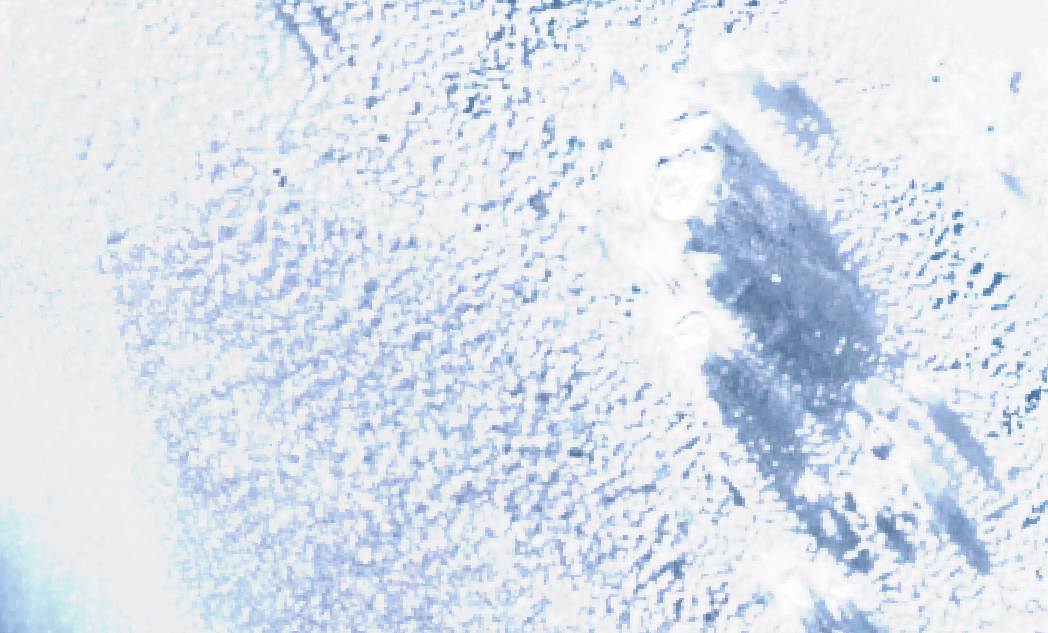
#> input picture planet-unet/new_image/2019-05-08-00_00_2019-05-08-23_59_Sentinel-2_L1C_True_Color.png, 1048 x 633 px; its folder holds only this picture in this run
$ python predict_new_images.py
#> lines starting #> are read from the running program, lines starting #| are printed output that depends on the picture
### planet-unet/tf_unet/tf_unet/unet.py
# tf_unet is free software: you can redistribute it and/or modify
# it under the terms of the GNU General Public License as published by
# the Free Software Foundation, either version 3 of the License, or
# (at your option) any later version.
#
# tf_unet is distributed in the hope that it will be useful,
# but WITHOUT ANY WARRANTY; without even the implied warranty of
# MERCHANTABILITY or FITNESS FOR A PARTICULAR PURPOSE.  See the
# GNU General Public License for more details.
#
# You should have received a copy of the GNU General Public License
# along with tf_unet.  If not, see <http://www.gnu.org/licenses/>.


'''
Created on Jul 28, 2016

author: jakeret

modified: S Rezvanbehbahani & R Keramati
'''
from __future__ import print_function, division, absolute_import, unicode_literals

import os
import shutil
import numpy as np
from collections import OrderedDict
from skimage.segmentation import find_boundaries
import logging
import matplotlib.pyplot as plt

import tensorflow.compat.v1 as tf
tf.disable_v2_behavior()

from tf_unet import util
from tf_unet.layers import (weight_variable, weight_variable_devonc, bias_variable,
                            conv2d, deconv2d, max_pool, crop_and_concat, pixel_wise_softmax,
                            cross_entropy)

logging.basicConfig(level=logging.INFO, format='%(asctime)s %(message)s')

trainable = False
# [139 lines left out: function create_conv_net, not called in this run]


class Unet(object):
    """
    A unet implementation

    :param channels: number of channels in the input image
    :param n_class: number of output labels
    :param cost: (optional) name of the cost function. Default is 'cross_entropy'
    :param cost_kwargs: (optional) kwargs passed to the cost function. See Unet._get_cost for more options
    """

    def __init__(self, channels, n_class, cost="cross_entropy", cost_kwargs={}, **kwargs):
        tf.reset_default_graph()

        self.n_class = n_class
        self.summaries = kwargs.get("summaries", True)

        self.x = tf.placeholder("float", shape=[None, None, None, channels], name="x")
        self.y = tf.placeholder("float", shape=[None, None, None, n_class], name="y")
        self.w = tf.placeholder("float", shape=[None, None, None, 1], name="w")

        self.keep_prob = tf.placeholder(tf.float32, name="dropout_probability")  # dropout (keep probability)

        logits, self.variables, self.offset = create_conv_net(self.x, self.keep_prob, channels, n_class, **kwargs)

        self.cost, self.unaveraged_cost = self._get_cost(logits, cost, cost_kwargs)

        self.gradients_node = tf.gradients(self.cost, self.variables)

        with tf.name_scope("cross_entropy"):
            self.cross_entropy = cross_entropy(tf.reshape(self.y, [-1, n_class]),
                                               tf.reshape(pixel_wise_softmax(logits), [-1, n_class]))

        with tf.name_scope("results"):
            self.predictor = pixel_wise_softmax(logits)
            self.correct_pred = tf.equal(tf.argmax(self.predictor, 3), tf.argmax(self.y, 3))
            self.accuracy = tf.reduce_mean(tf.cast(self.correct_pred, tf.float32))

    # [215 lines left out: functions _get_cost, predict_with_cost, batch_predict, predict, save, restore, not called in this run]


class Trainer(object):
    """
    Trains a unet instance

    :param net: the unet instance to train
    :param batch_size: size of training batch
    :param validation_batch_size: size of validation batch
    :param norm_grads: (optional) true if normalized gradients should be added to the summaries
    :param optimizer: (optional) name of the optimizer to use (momentum or adam)
    :param opt_kwargs: (optional) kwargs passed to the learning rate (momentum opt) and to the optimizer

    """

    # [219 lines left out: functions __init__, _get_optimizer, _initialize, train, store_prediction, not called in this run]

    def output_epoch_stats(self, epoch, total_loss, training_iters, lr):
        logging.info(
            "Epoch {:}, Average loss: {:.4f}, learning rate: {:.4f}".format(epoch, (total_loss / training_iters), lr))

    # [80 lines left out: functions output_minibatch_stats, return_minibatch_stats, _update_avg_gradients, error_rate, get_image_summary, not called in this run]

### planet-unet/predict_new_images.py
#!/usr/bin/env python
"""
predict_new_images.py

Implements the paper's tiling pipeline on arbitrary satellite images:

  1. Convert input image to 3-channel RGB
  2. Tile into 650x650 sub-images with 50px overlap
  3. Zero-pad each tile to 768x768 (original tile centered)
  4. Run U-Net on every 768x768 tile
  5. Extract the inner 650x650 from each prediction output
  6. Stitch tiles back using max-pixel value on overlapping regions
  7. Draw contour polygons on the original-resolution image → new_image_polygon/

Supported input formats: PNG, JPG/JPEG, TIF/TIFF
Output: one *_polygons.png per input image at original resolution.

Usage:
    python predict_new_images.py
    python predict_new_images.py --input my_dir/ --output my_out/ --threshold 0.75
"""

import argparse
import os
import sys

import numpy as np
from PIL import Image, ImageDraw
from skimage.measure import find_contours
import tensorflow.compat.v1 as tf
tf.disable_v2_behavior()
#> (this line was passed over: tensorflow is not available in this run)

ROOT_DIR = os.path.abspath(os.path.join(os.path.dirname(__file__), "tf_unet"))
sys.path.append(ROOT_DIR)
from tf_unet import unet

# ── constants (match paper) ───────────────────────────────────────────────────
MODEL_DIR         = os.environ.get("MODEL_DIR", "./out_paths/out_path_20191008-adam_l4-f64-dp75_Sentinel")
INPUT_DIR         = "new_image"
OUTPUT_DIR        = "new_image_polygon"
TILE_SIZE         = 650    # paper: break mosaic into 650x650 sub-images
OVERLAP           = 50     # paper: 50px overlap in both directions
PAD_SIZE          = 768    # paper: zero-pad to 768x768 before U-Net
DEFAULT_THRESHOLD = 0.75   # paper: pixels >75% probability = iceberg
SUPPORTED_EXT     = {".png", ".jpg", ".jpeg", ".tif", ".tiff"}

# U-Net valid convolutions shrink 768→676; the 650x650 content sits at offset
# (59,59) in the 768x768 canvas, so in prediction space it starts at 59-46=13
PAD_OFFSET   = (PAD_SIZE - TILE_SIZE) // 2   # = 59  (pixels of zero padding)
UNET_BORDER  = 46                             # = (768 - 676) // 2
PRED_OFFSET  = PAD_OFFSET - UNET_BORDER       # = 13  (where 650x650 starts in 676x676)
# ──────────────────────────────────────────────────────────────────────────────


def parse_args():
    p = argparse.ArgumentParser(description="Predict icebergs in arbitrary satellite images")
    p.add_argument("--input",     default=INPUT_DIR,        help="Directory of input images")
    p.add_argument("--output",    default=OUTPUT_DIR,       help="Directory for polygon overlay outputs")
    p.add_argument("--model",     default=MODEL_DIR,        help="Path to trained model checkpoint directory")
    p.add_argument("--threshold", type=float, default=DEFAULT_THRESHOLD,
                   help="Confidence threshold (default: {})".format(DEFAULT_THRESHOLD))
    return p.parse_args()


# ── step 1: load & convert to RGB ────────────────────────────────────────────

def load_rgb(img_path):
    """Load any image and return a float32 RGB numpy array + original PIL image."""
    original = Image.open(img_path)
    rgb = original.convert("RGB")
    return np.array(rgb, dtype=np.float32), original


# ── step 2: tile into 650x650 with 50px overlap ───────────────────────────────

def make_tiles(img_arr):
    """Break (H, W, 3) image into 650x650 tiles with 50px overlap.

    Returns:
        tiles     : list of float32 arrays (650, 650, 3)
        positions : list of (row_start, col_start) in the original image
    """
    H, W = img_arr.shape[:2]
    step = TILE_SIZE - OVERLAP   # = 600

    tiles, positions = [], []
    r = 0
    while r < H:
        r_end = min(r + TILE_SIZE, H)
        r_start = r_end - TILE_SIZE   # keep full tile by shifting start if near edge
        if r_start < 0:
            r_start = 0

        c = 0
        while c < W:
            c_end = min(c + TILE_SIZE, W)
            c_start = c_end - TILE_SIZE
            if c_start < 0:
                c_start = 0

            tile = img_arr[r_start:r_start + TILE_SIZE, c_start:c_start + TILE_SIZE]

            # If the image is smaller than TILE_SIZE in either dim, zero-pad the tile itself
            if tile.shape[0] < TILE_SIZE or tile.shape[1] < TILE_SIZE:
                padded = np.zeros((TILE_SIZE, TILE_SIZE, 3), dtype=np.float32)
                padded[:tile.shape[0], :tile.shape[1]] = tile
                tile = padded

            tiles.append(tile)
            positions.append((r_start, c_start))

            if c_end >= W:
                break
            c += step

        if r_end >= H:
            break
        r += step

    return tiles, positions


# ── step 3: zero-pad each 650x650 tile to 768x768 ────────────────────────────

def pad_tile(tile):
    """Center a 650x650 tile in a 768x768 zero canvas."""
    canvas = np.zeros((PAD_SIZE, PAD_SIZE, 3), dtype=np.float32)
    canvas[PAD_OFFSET:PAD_OFFSET + TILE_SIZE,
           PAD_OFFSET:PAD_OFFSET + TILE_SIZE] = tile
    return canvas


def normalize(arr):
    """Normalize float32 array to [0, 1] (matches BaseDataProvider._process_data)."""
    arr = np.clip(np.fabs(arr), 0, np.inf)
    arr -= arr.min()
    if arr.max() != 0:
        arr /= arr.max()
    return arr


# ── steps 4 & 5: U-Net predict, extract inner 650x650 ────────────────────────

def run_prediction(padded_tiles, model_dir):
    """Run U-Net on a batch of 768x768 padded tiles.

    Returns:
        List of (650, 650) float32 iceberg-probability arrays — one per tile,
        with the inner 650x650 extracted from the 676x676 U-Net output.
    """
    batch_x = np.stack([normalize(t) for t in padded_tiles], axis=0)

    net = unet.Unet(layers=4, features_root=64, channels=3, n_class=2,
                    cost="weighted_cross_entropy")

    checkpoint = tf.train.latest_checkpoint(model_dir)
    if checkpoint is None:
        raise RuntimeError("No model checkpoint found in: {}".format(model_dir))

    # predictions shape: (N, 676, 676, 2)
    predictions = net.batch_predict(checkpoint, batch_x, max_batch=6)

    # Extract the 650x650 region that corresponds to the original tile content.
    # In 676x676 prediction space, the tile content starts at PRED_OFFSET (=13).
    extracted = []
    for i in range(len(padded_tiles)):
        prob = predictions[i, ..., 1]   # iceberg probability channel
        inner = prob[PRED_OFFSET:PRED_OFFSET + TILE_SIZE,
                     PRED_OFFSET:PRED_OFFSET + TILE_SIZE]
        extracted.append(inner)

    return extracted


# ── step 6: stitch tiles back with max-pixel merge ───────────────────────────

def stitch_tiles(tile_probs, positions, img_shape):
    """Merge prediction tiles into a full-image probability map.

    Overlapping pixels take the maximum predicted probability (paper method).

    Args:
        tile_probs : list of (650, 650) float32 arrays
        positions  : list of (row_start, col_start) matching tile_probs
        img_shape  : (H, W) of the original image

    Returns:
        prob_map : float32 ndarray (H, W) — merged iceberg probabilities
    """
    H, W = img_shape
    prob_map = np.zeros((H, W), dtype=np.float32)

    for prob, (r0, c0) in zip(tile_probs, positions):
        r1 = min(r0 + TILE_SIZE, H)
        c1 = min(c0 + TILE_SIZE, W)
        h  = r1 - r0
        w  = c1 - c0
        prob_map[r0:r1, c0:c1] = np.maximum(prob_map[r0:r1, c0:c1], prob[:h, :w])

    return prob_map


# ── step 7: draw polygon contours on original image ───────────────────────────

def draw_polygons(original_pil, prob_map, threshold):
    """Threshold the probability map, trace contours, draw red outlines."""
    contours = find_contours(prob_map > threshold, fully_connected="high")

    out_img = original_pil.convert("RGB")
    draw    = ImageDraw.Draw(out_img)

    for contour in contours:
        # contour coords are already in original image pixel space
        pts = [(float(c), float(r)) for r, c in contour]
        if len(pts) < 2:
            continue
        draw.line(pts + [pts[0]], fill=(255, 0, 0), width=3)

    return out_img


# ── main ──────────────────────────────────────────────────────────────────────

def main():
    args = parse_args()

    if not os.path.isdir(args.input):
        print("Input directory '{}' not found. Create it and add satellite images.".format(args.input))
        sys.exit(1)

    image_files = sorted(
        f for f in os.listdir(args.input)
        if os.path.splitext(f)[1].lower() in SUPPORTED_EXT
    )

    if not image_files:
        print("No images found in '{}'. Supported: {}".format(
              args.input, ", ".join(sorted(SUPPORTED_EXT))))
        sys.exit(1)

    print("Found {} image(s) in '{}'".format(len(image_files), args.input))
    os.makedirs(args.output, exist_ok=True)

    for fname in image_files:
        fpath = os.path.join(args.input, fname)
        print("\n[{}]".format(fname))

        # Step 1
        img_arr, original_pil = load_rgb(fpath)
#> in load_rgb, original is the input picture: PIL image 1048x633 RGBA; mean R, G, B, A 219.1, 226.6, 237, 255
        H, W = img_arr.shape[:2]
        orig_mode = Image.open(fpath).mode
        print("  Size: {}x{}  Mode: {}".format(W, H, orig_mode))

        # Step 2
        tiles, positions = make_tiles(img_arr)
        print("  Tiled into {} tiles ({}x{}, {}px overlap)".format(
              len(tiles), TILE_SIZE, TILE_SIZE, OVERLAP))

        # Step 3
        padded_tiles = [pad_tile(t) for t in tiles]

        # Steps 4 & 5
        print("  Running U-Net on {} tiles...".format(len(padded_tiles)))
        tile_probs = run_prediction(padded_tiles, args.model)

        # Step 6
        prob_map = stitch_tiles(tile_probs, positions, (H, W))
        print("  Stitched probability map: {}x{}".format(prob_map.shape[1], prob_map.shape[0]))

        # Step 7
        out_img  = draw_polygons(original_pil, prob_map, args.threshold)
        n_poly   = len(find_contours(prob_map > args.threshold, fully_connected="high"))
        out_name = os.path.splitext(fname)[0] + "_polygons.png"
        out_path = os.path.join(args.output, out_name)
        out_img.save(out_path)
        print("  Saved: {}  ({} polygon(s) detected)".format(out_name, n_poly))

    print("\nDone. Outputs in '{}'".format(args.output))


if __name__ == "__main__":
    main()
#> in main, `orig_mode = Image.open(fpath).mode`: orig_mode = 'RGBA'
#|   Size: 1048x633  Mode: RGBA
#> after the loop in make_tiles, `while r < H:`:
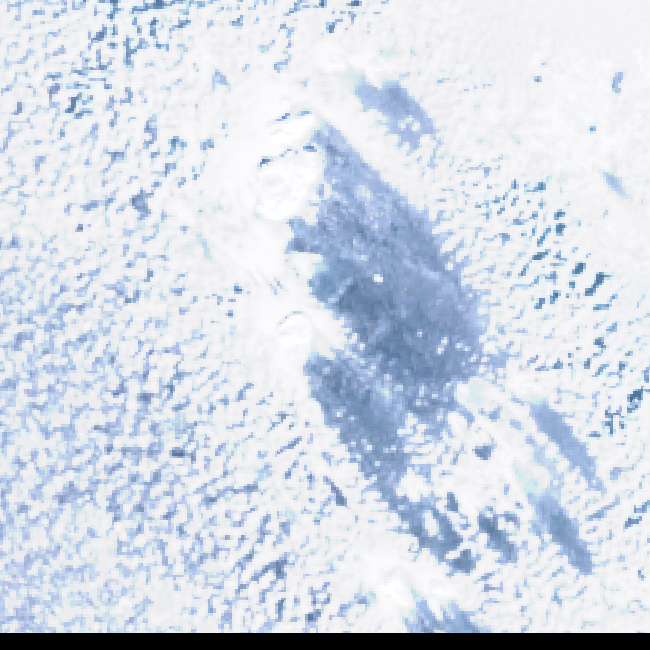
#> padded: shape (650, 650, 3) float32; mean R, G, B 211.5, 219.1, 230.4
#> after the loop in make_tiles, `while r < H:`: positions = [(0, 0), (0, 398)]; r = 0; tiles = 2 items
#> in main, `tiles, positions = make_tiles(img_arr)`: positions = [(0, 0), (0, 398)]
#|   Tiled into 2 tiles (650x650, 50px overlap)
#> in pad_tile (call 2), `canvas[PAD_OFFSET:PAD_OFFSET + TILE_SIZE, PAD_OFFSET:PAD_OFFSET + TILE..`:
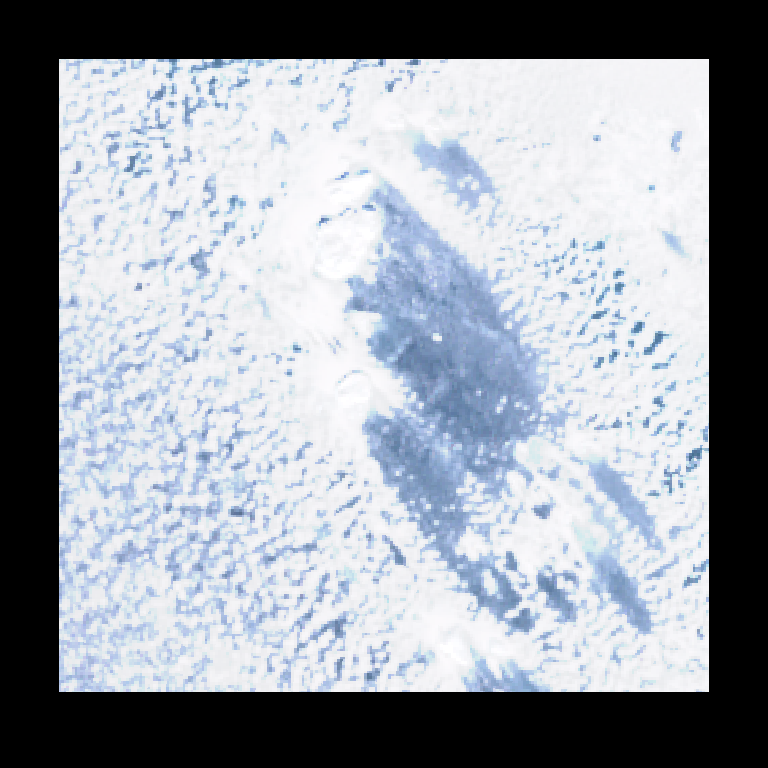
#> canvas: shape (768, 768, 3) float32; mean R, G, B 151.5, 156.9, 165
#> in main, `padded_tiles = [pad_tile(t) for t in tiles]`: padded_tiles = 2 items
#> (printed output is left out)
#> (the call stopped at in __init__, `self.x = tf.placeholder("float", shape=[None, None, None, channels], n..`: tensorflow is not available in this run)

$ run again, on planet-unet/new_image/2019-09-03-00_00_2019-09-03-23_59_Sentinel-2_L1C_True_Color.png
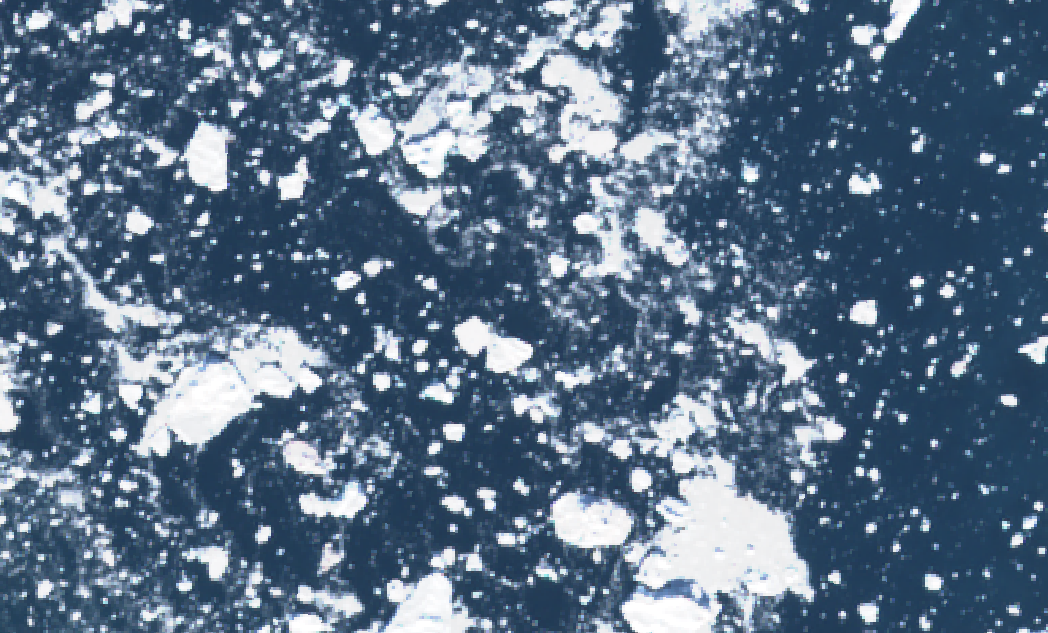
#> input picture planet-unet/new_image/2019-09-03-00_00_2019-09-03-23_59_Sentinel-2_L1C_True_Color.png, 1048 x 633 px
#> in load_rgb, original is the input picture: PIL image 1048x633 RGBA; mean R, G, B, A 91.5, 112.3, 134.1, 255
#> orig_mode = 'RGBA'
#|   Size: 1048x633  Mode: RGBA
#> after the loop in make_tiles, `while r < H:`:
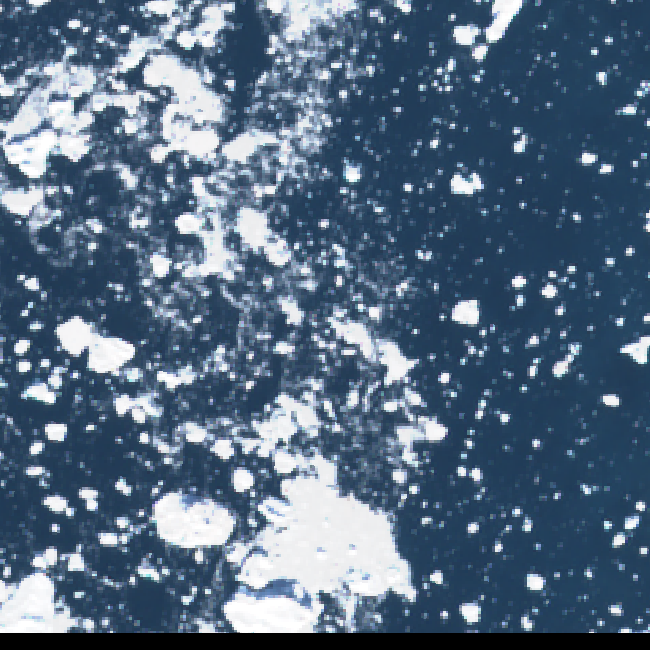
#> padded: shape (650, 650, 3) float32; mean R, G, B 86.8, 107.6, 129.2
#> after the loop in make_tiles, `while r < H:`: positions = [(0, 0), (0, 398)]; r = 0; tiles = 2 items
#> in main, `tiles, positions = make_tiles(img_arr)`: positions = [(0, 0), (0, 398)]
#|   Tiled into 2 tiles (650x650, 50px overlap)
#> in pad_tile (call 2), `canvas[PAD_OFFSET:PAD_OFFSET + TILE_SIZE, PAD_OFFSET:PAD_OFFSET + TILE..`:
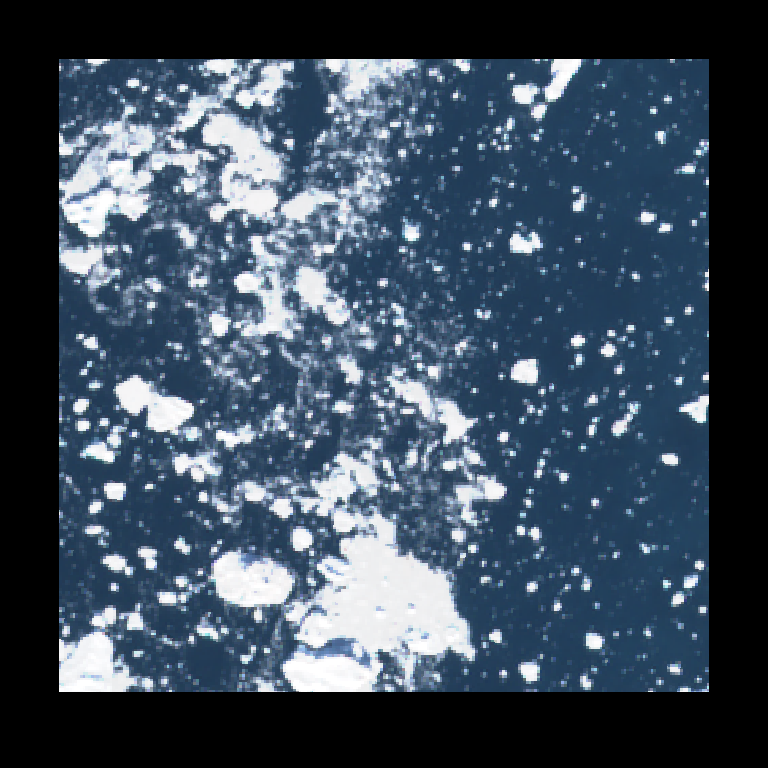
#> canvas: shape (768, 768, 3) float32; mean R, G, B 62.2, 77.1, 92.6
#> padded_tiles = 2 items
#> (printed output is left out)
